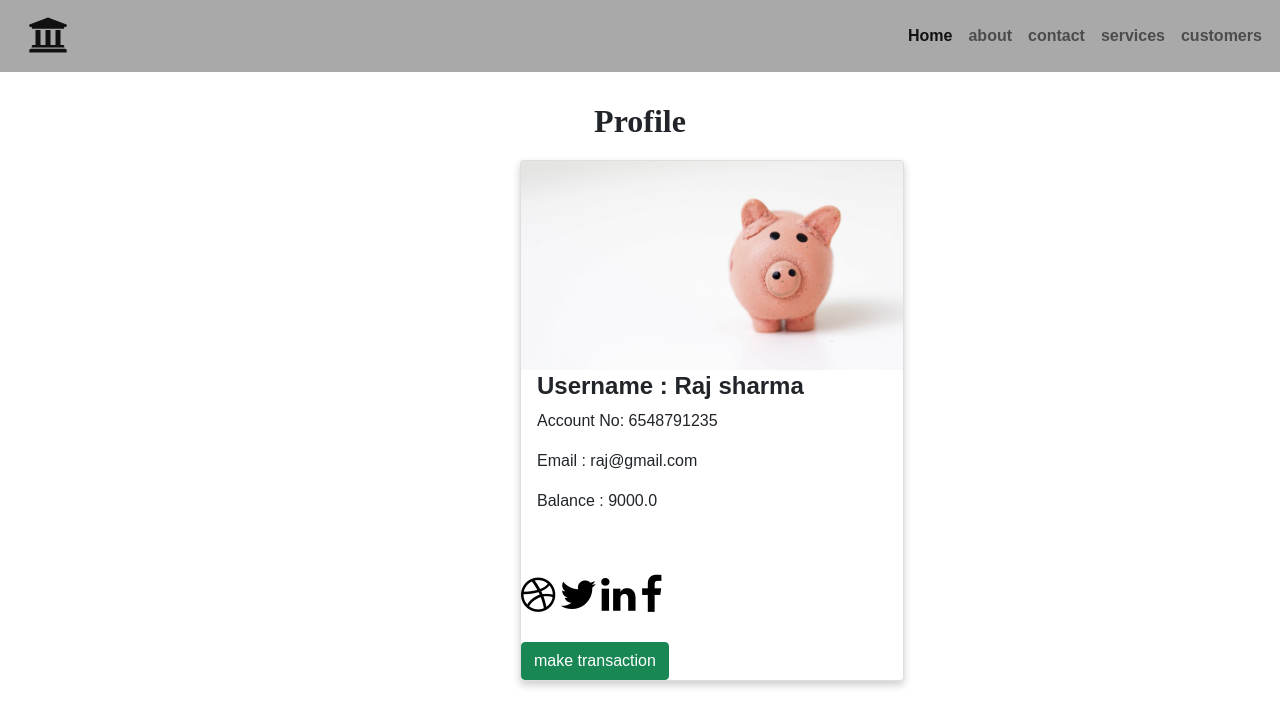
The page /view_customer/6548791235/ on the database its author committed.
### core/models.py (models this page shows)
class Customers(models.Model):
    first_name = models.CharField(max_length=100)
    last_name = models.CharField(max_length=100)
    user_email = models.EmailField(max_length=100, unique=True)
    acoount_no = models.CharField(max_length=220, unique=True)
    password = models.CharField(max_length=100)
    current_balance = models.FloatField(
        validators=[MinValueValidator(3000.00)])

### core/views.py (the view)
# urls.py: path('view_customer/<int:id>/', view_customer, name="view_customer"),
def view_customer(request, id):
    o_cust = Customers.objects.filter(acoount_no=id).first()
    context = {
        'user_email': o_cust.user_email,
        'first_name': o_cust.first_name,
        'last_name': o_cust.last_name,
        'acoount_no': o_cust.acoount_no,
        'current_balance': o_cust.current_balance,
    }
    return render(request, 'view_customer.html', context)

### core/templates/view_customer.html (shortened to what this page needs)
{% extends 'base.html' %}
{% load static %}
{% block content %}
<head>
    </head>
    <body>
    <h2 style="margin-top: 30px; text-align: center;font-weight: bold;font-family: cursive;">Profile</h2>
    <div class="card">
      <img src="{% static 'images/bg.jpg' %}" alt="Avatar" style="width:100%">
      <div class="container">
        <h4><b>Username : {{first_name}} {{last_name}}</b></h4>
        <p>Account No: {{acoount_no}}</p>
        <p>Email : {{user_email}}</p>
        <p>Balance : {{current_balance}}</p>
      </div>
      <div style="margin: 24px 0;" class="fonti">
        <a href="#"><i class="fa fa-dribbble"></i></a>
        <a href="#"><i class="fa fa-twitter"></i></a>
        <a href="#"><i class="fa fa-linkedin"></i></a>
        <a href="#"><i class="fa fa-facebook"></i></a>
      </div>
      <a href="{% url 'make_transaction' acoount_no %}" class="btn btn-success">make transaction</a>
    </div>
    </body>
{% endblock content %}

### core/static/css/style.css (style rules this page uses)
* { margin: 0; padding: 0; font-family: sans-serif; }
.fa { font-size: 40px !important; margin-top: 20px; }

### core/templates/view_customer.html (style rules this page uses)
.card { box-shadow: 0 4px 8px 0 rgba(0,0,0,0.2); transition: 0.3s; width: 30%; justify-content: center; display: block; margin-left: 520px; margin-top: 20px; }
.container { padding: 2px 16px; }
.fonti a { text-decoration: none; font-size: 22px; color: black; }

### rows shown on the page
Customers: first_name "Raj", last_name "sharma", acoount_no "6548791235", user_email "raj@gmail.com", current_balance "9000.0"
